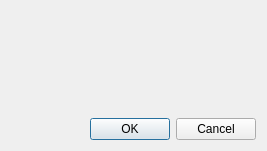
<?xml version="1.0" encoding="UTF-8"?>
<ui version="4.0">
 <class>frmCoordinatesEditor</class>
 <widget class="QDialog" name="frmCoordinatesEditor">
  <property name="geometry">
   <rect>
    <x>0</x>
    <y>0</y>
    <width>267</width>
    <height>151</height>
   </rect>
  </property>
  <property name="windowTitle">
   <string>Coordinates Pair Editor</string>
  </property>
  <layout class="QGridLayout" name="gridLayout">
   <item row="0" column="0">
    <layout class="QVBoxLayout" name="vlNotification"/>
   </item>
   <item row="1" column="0">
    <widget class="CoordinatesWidget" name="coordWidget" native="true"/>
   </item>
   <item row="2" column="0">
    <widget class="QDialogButtonBox" name="buttonBox">
     <property name="orientation">
      <enum>Qt::Horizontal</enum>
     </property>
     <property name="standardButtons">
      <set>QDialogButtonBox::Cancel|QDialogButtonBox::Ok</set>
     </property>
    </widget>
   </item>
  </layout>
 </widget>
 <customwidgets>
  <customwidget>
   <class>CoordinatesWidget</class>
   <extends>QWidget</extends>
   <header>customcontrols</header>
   <container>1</container>
  </customwidget>
 </customwidgets>
 <resources/>
 <connections/>
</ui>
